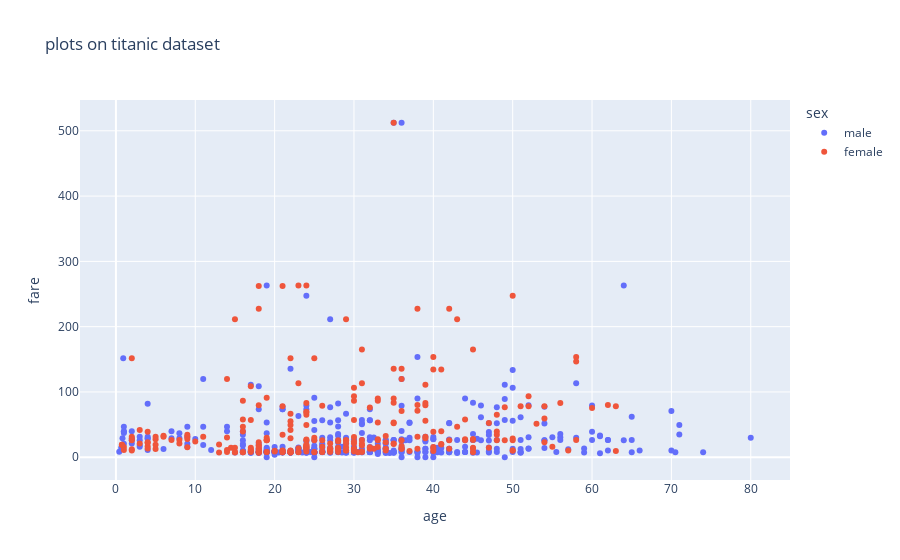

The notebook cell this image was saved under:
### Code cell
# scatter plot

fig = px.scatter(df, x='age', y='fare', color='sex',  title='plots on titanic dataset')
fig.show()

### Figure 1 — Plotly figure (JSON) as saved in the notebook; plotly's stock layout.template omitted (floating-point values rounded to 4 significant figures; data arrays with more than 128 entries replaced by an {"elided": "..."} marker saying what was removed)
{"data": [{"hovertemplate": "sex=male<br>age=%{x}<br>fare=%{y}<extra></extra>", "legendgroup": "male", "marker": {"color": "#636efa", "symbol": "circle"}, "mode": "markers", "name": "male", "orientation": "v", "showlegend": true, "type": "scatter", "x": {"elided": "577 float values"}, "xaxis": "x", "y": {"elided": "577 float values"}, "yaxis": "y"}, {"hovertemplate": "sex=female<br>age=%{x}<br>fare=%{y}<extra></extra>", "legendgroup": "female", "marker": {"color": "#EF553B", "symbol": "circle"}, "mode": "markers", "name": "female", "orientation": "v", "showlegend": true, "type": "scatter", "x": {"elided": "314 float values"}, "xaxis": "x", "y": {"elided": "314 float values"}, "yaxis": "y"}], "layout": {"legend": {"title": {"text": "sex"}, "tracegroupgap": 0}, "title": {"text": "plots on titanic dataset"}, "xaxis": {"anchor": "y", "domain": [0, 1], "title": {"text": "age"}}, "yaxis": {"anchor": "x", "domain": [0, 1], "title": {"text": "fare"}}}}
